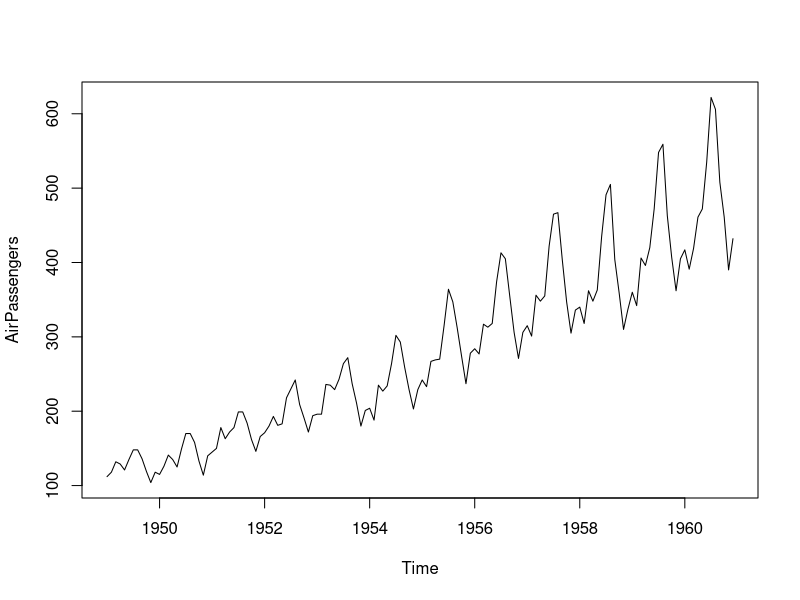
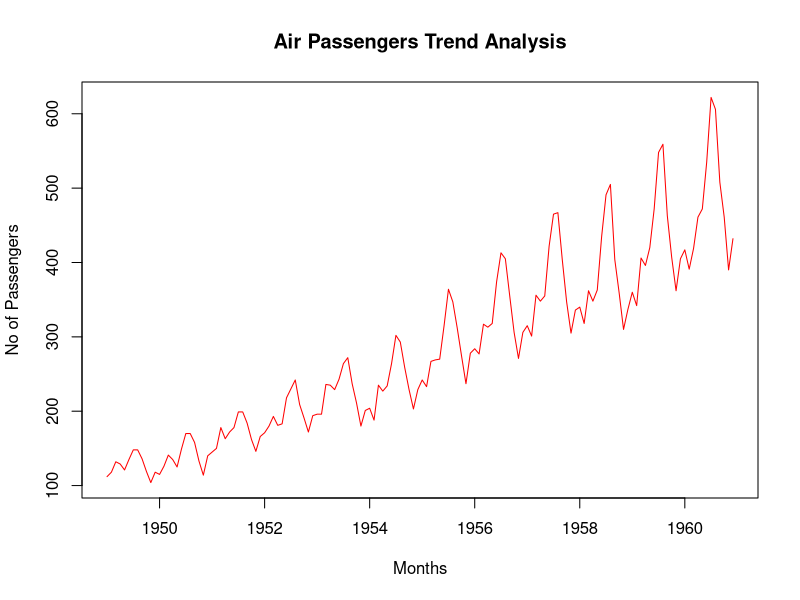
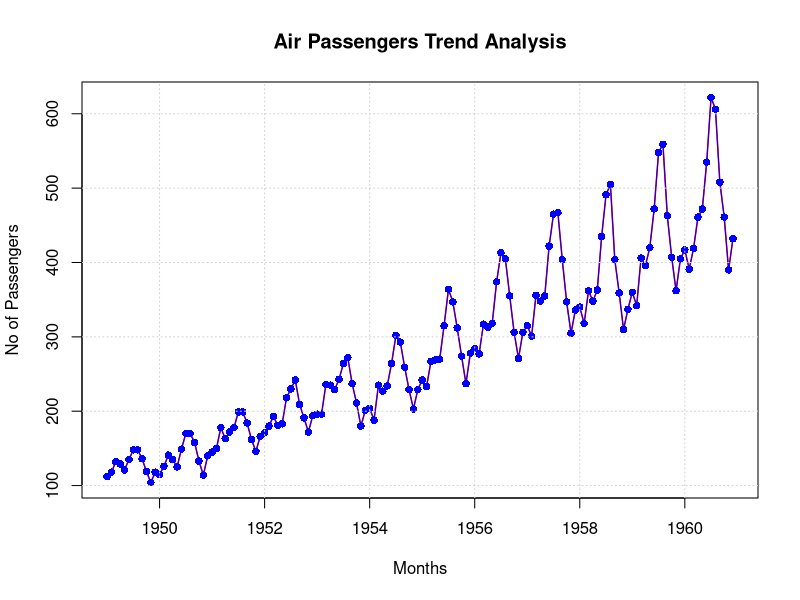
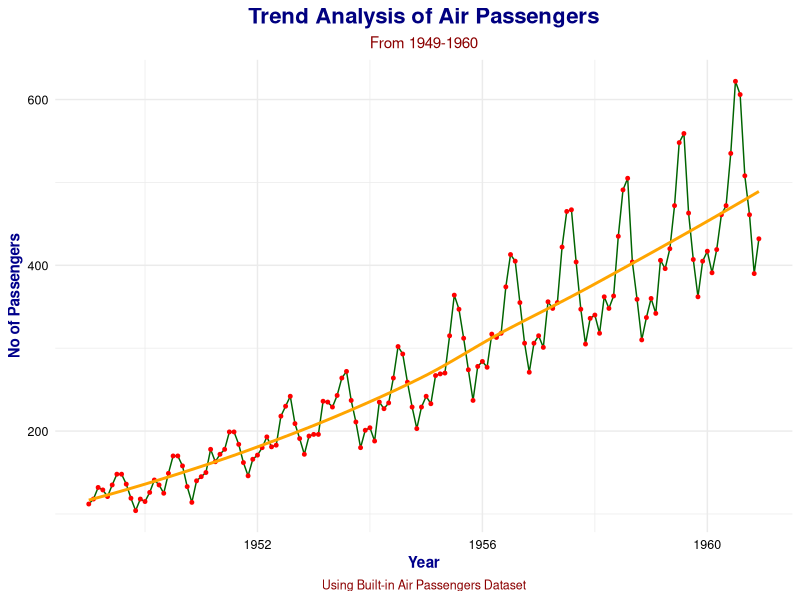

Recreate these plots in R, in order.
#week-2
#Load Air Passengers dataset in R and visualize the data using line chart that shows increase in air passengers over given time period

# Load Air Passengers Data Set
data("AirPassengers")
?AirPassengers  # For help/documentation
class(AirPassengers)
View(AirPassengers)

# Create a data frame with Years and Months separately
ap_df <- data.frame(
  year = floor(time(AirPassengers)),
  month = cycle(time(AirPassengers)),
  passengers = as.numeric(AirPassengers)
)

# View the new data frame
head(ap_df)

# Basic plot
plot(AirPassengers)

# Plot with Title, Axis labels, and color
plot(AirPassengers,
     type = 'l',
     main = "Air Passengers Trend Analysis",
     xlab = "Months",
     ylab = "No of Passengers",
     col = "red"
)

# Changing the line Width & adding points
plot(AirPassengers,
     type = 'l',
     lwd = 1.5,
     main = "Air Passengers Trend Analysis",
     xlab = "Months",
     ylab = "No of Passengers",
     col = "red"
)
points(AirPassengers,
       type = 'o',
       pch = 16,
       col = "blue")
grid()

# Using GGplot2 Library
# Installing if not already installed
if(!require(ggplot2)) install.packages("ggplot2")
library(ggplot2)

# A basic grid with x & y axes using ggplot2
ggplot(ap_df, aes(x = year + (month-1)/12, y = passengers)) +
  geom_line(color = "darkgreen", linewidth = 0.5) +
  geom_point(color = "red", size = 1) +
  geom_smooth(se = FALSE, color = "orange") +
  labs(
    title = 'Trend Analysis of Air Passengers',
    subtitle = 'From 1949-1960',
    caption = 'Using Built-in Air Passengers Dataset',
    x = 'Year',
    y = 'No of Passengers'
  ) +
  theme_minimal() +
  theme(
    # Main title
    plot.title = element_text(
      face = "bold",
      size = 16,
      color = "navy",
      hjust = 0.5
    ),
    
    # Subtitle
    plot.subtitle = element_text(
      size = 11,
      color = "darkred",
      hjust = 0.5
    ),
    
    # X and Y axis titles
    axis.title.x = element_text(
      size = 11,
      color = "darkblue",
      face = "bold"
    ),
    axis.title.y = element_text(
      size = 11,
      color = "darkblue",
      face = "bold"
    ),
    
    # Axis tick labels
    axis.text = element_text(
      size = 9,
      color = "black"
    ),
    
    # Caption
    plot.caption = element_text(
      size = 9,
      color = "darkred",
      hjust = 0.5
    )
  )
